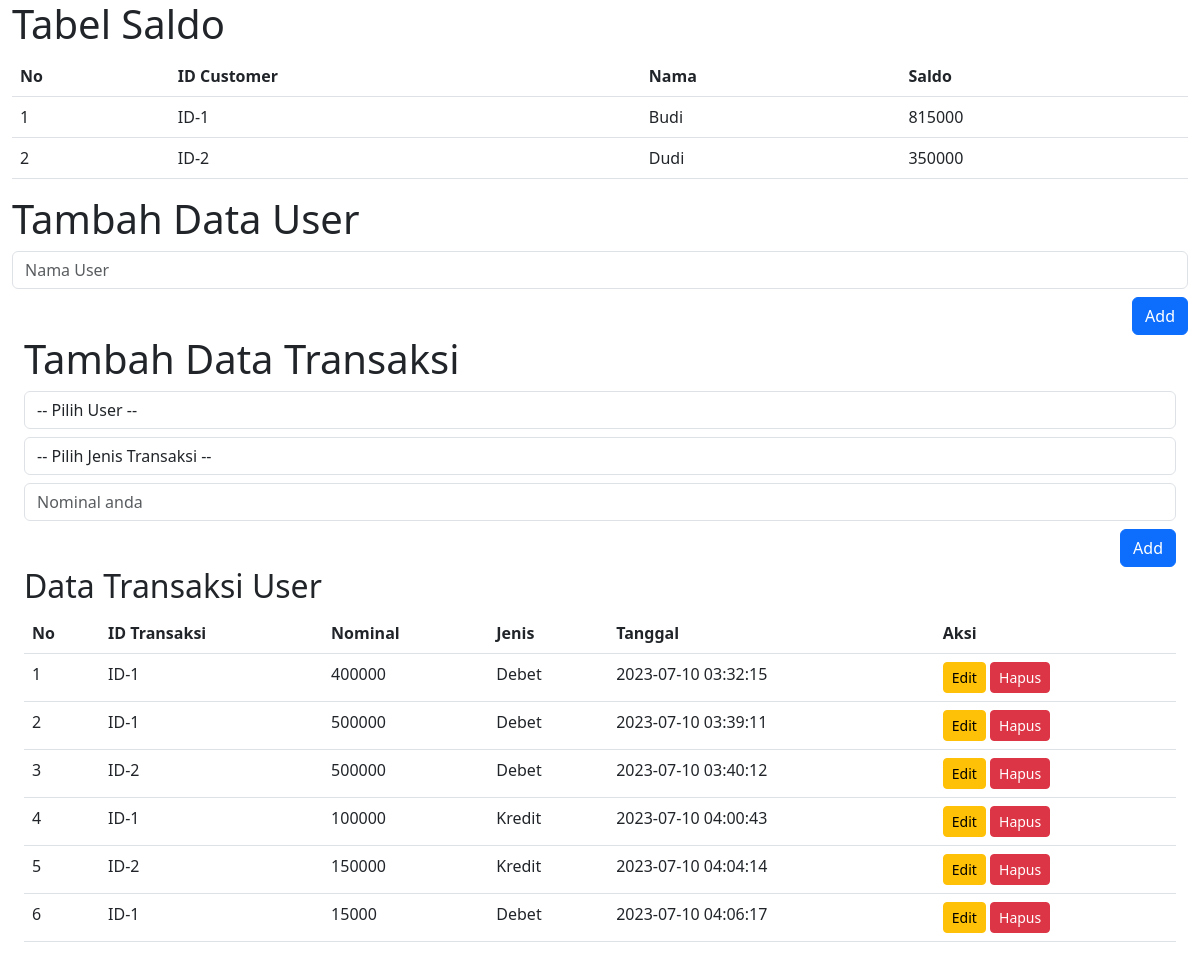
The page / on the database its author committed.
### tables this page shows
CREATE TABLE `transaksi` (
  `id` int(11) NOT NULL,
  `cust_id` varchar(11) NOT NULL,
  `nominal` double NOT NULL,
  `jenis` varchar(256) NOT NULL,
  `tanggal` int(11) NOT NULL
);

### application/controllers/Main.php (called while the page is built, shortened)
<?php
class Main extends CI_Controller
{
    public function __construct()
    {
        $this->load->model('m_data');
    }
    public function index()
    {
        $data['request'] = $this->db->get('saldo')->result_array();
        $data['user'] = $this->db->get('saldo')->result_array();
        $data['trans'] = $this->db->get('transaksi')->result_array();
        $data['jml'] = $this->db->query("SELECT s.id_cust, s.nama, SUM(CASE WHEN t.jenis = 'Debet' THEN t.nominal ELSE -t.nominal END) AS total_uang
FROM transaksi t
JOIN saldo s ON t.cust_id = s.id_cust
WHERE t.jenis IN ('Debet', 'Kredit')
GROUP BY s.id_cust, s.nama
LIMIT 0, 25;")->result_array();
        $this->load->view('header', $data);
        $this->load->view('index', $data);
        $this->load->view('footer', $data);
    }
}

### index.php (called while the page is built, shortened)
<?php
require_once BASEPATH.'core/CodeIgniter.php';

### application/views/index.php (the view, shortened to what this page needs)
<div class="container-fluid">
    <h1>Tabel Saldo</h1>
    <table class="table">
        <thead>
            <tr>
                <th scope="col">No</th>
                <th scope="col">ID Customer</th>
                <th scope="col">Nama</th>
                <th scope="col">Saldo</th>
            </tr>
        </thead>
        <tbody>
            <?php $no = 1;
            foreach ($jml as $r) { ?>
                <tr>
                    <td><?= $no++; ?></td>
                    <td><?= $r['id_cust']; ?></td>
                    <td><?= $r['nama']; ?></td>
                    <td><?= $r['total_uang']; ?></td>
        </tbody>
    <?php } ?>
    </table>
    <form action="<?= base_url('main/tambah_user'); ?>" method="post">
            <h1>Tambah Data User</h1>
            <div class="form-group mb-2">
                <input type="text" class="form-control" name="nama" id="nama" placeholder="Nama User">
            </div>
            <div class="modal-footer">
                <button type="submit" class="btn btn-primary">Add</button>
            </div>
        </form>
    <div class="container-fluid">
        <form action="<?= base_url('main/tambah_data'); ?>" method="post">
            <h1>Tambah Data Transaksi</h1>
             <div class="form-group mb-2">
                <select class="form-control mr-sm-2" name="user" id="user">
                    <option> -- Pilih User --</option>
                </select>
            </div>
             <div class="form-group mb-2">
                <select class="form-control mr-sm-2" name="jenis" id="jenis">
                    <option> -- Pilih Jenis Transaksi --</option>
                </select>
            </div>
            <div class="form-group mb-2">
                <input type="number" class="form-control" name="nominal" id="nominal" placeholder="Nominal anda">
            </div>
            <div class="modal-footer">
                <button type="submit" class="btn btn-primary">Add</button>
            </div>
        </form>
        <table class="table">
            <thead>
                <h2>Data Transaksi User</h2>
                <tr>
                    <th scope="col">No</th>
                    <th scope="col">ID Transaksi</th>
                    <th scope="col">Nominal</th>
                    <th scope="col">Jenis</th>
                    <th scope="col">Tanggal</th>
                    <th scope="col">Aksi</th>
                </tr>
            </thead>
            <tbody>
                <?php $no = 1;
                foreach ($trans as $r) { ?>
                    <tr>
                        <td><?= $no++; ?></td>
                        <td><?= $r['cust_id']; ?></td>
                        <td><?= $r['nominal']; ?></td>
                        <td><?= $r['jenis']; ?></td>
                        <td><?= date('Y-m-d h:i:s', $r['tanggal']); ?></td>
                        <td>
                            <a href="" class="btn btn-warning btn-sm">Edit</a>
                            <a href="<?= base_url(); ?>main/hapus/<?= $r['id']; ?>" class="btn btn-danger btn-sm">Hapus</a>
                        </td>
                    </tr>
                <?php }; ?>
            </tbody>
        </table>
    </div>
</div>

### application/views/header.php (shortened to what this page needs)
<!doctype html>
<html lang="en">
<head>
    <link href="https://cdn.jsdelivr.net/npm/bootstrap@5.3.0-alpha3/dist/css/bootstrap.min.css" rel="stylesheet">
</head>
<body>

### application/views/footer.php (shortened to what this page needs)
</body>
</html>

### rows shown on the page
transaksi: cust "ID-1", nominal "400000", jenis "Debet", tanggal "2023-07-10 03:32:15"
transaksi: cust "ID-1", nominal "500000", jenis "Debet", tanggal "2023-07-10 03:39:11"
transaksi: cust "ID-2", nominal "500000", jenis "Debet", tanggal "2023-07-10 03:40:12"
transaksi: cust "ID-1", nominal "100000", jenis "Kredit", tanggal "2023-07-10 04:00:43"
transaksi: cust "ID-2", nominal "150000", jenis "Kredit", tanggal "2023-07-10 04:04:14"
transaksi: cust "ID-1", nominal "15000", jenis "Debet", tanggal "2023-07-10 04:06:17"

### other values the page prints
$r['id_cust'] "ID-1"
$r['nama'] "Budi"
$r['total_uang'] "815000"
$r['id_cust'] "ID-2"
$r['nama'] "Dudi"
$r['total_uang'] "350000"
